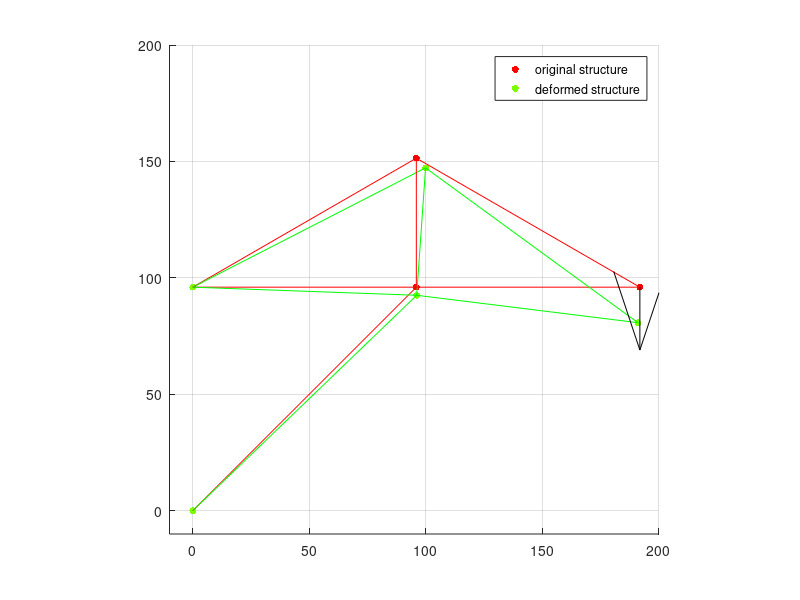

This figure's MATLAB source:
%% Problem Statement
%
% <<ProblemStatement.jpg>>

clc
clear all

%% Connectivity table, node coordinate matricies, and problem setup

connect = [1 3;
           2 3;
           2 4;
           3 4;
           3 5;
           4 5]; %connectivity table defining 2d trusses

node_coordinates = [0 0;
          0 96;
          96 96;
          96 151.4
          192 96]; %coordinate table of node locations
      
stationary_DOF = [1 2 3 4]; %vector of constrained DOF numbers
F = [0 0 0 0 0 -500]'; %left DOFs 1-4 out since those are unknown reactions
scale = 150; %displacement scale so we can plot the results later

DOF = 2; %degrees of freedom per node
E = 2e6; %modulus of elasticity (Southern Pine)
A = 1.75*3.5; %cross-sectional area of a truss

%% Calculation of element stiffness matrix and population of global stiffness matrix

num_nodes = size(node_coordinates, 1);
k_global = zeros(num_nodes*DOF);%initialization of empty global stiffness matrix
T = zeros(size(connect, 1), 4);
DOF_ids = zeros(4, size(connect, 1));

for i = 1:size(connect, 1)
    element_node1 = connect(i, 1); %transforms global node into node numbers relative to element
    element_node2 = connect(i, 2);
    
    %pick x coordinates of truss out of node coordinate matrix
    x1 = node_coordinates(element_node1, 1);
    x2 = node_coordinates(element_node2, 1);
    
    %pick y coordinates of truss out of node coordinate matrix
    y1 = node_coordinates(element_node1, 2);
    y2 = node_coordinates(element_node2, 2);
    
    truss_length = sqrt((x2-x1)^2 + (y2-y1)^2); %truss length
    C = (x2-x1)/truss_length; %cosine of truss defining angle
    S = (y2-y1)/truss_length; %sine of truss defining angle
    
    %DOF of nodes associated with truss
    DOFaddress = [(element_node1*2)-1 (element_node1*2) (element_node2*2)-1 (element_node2*2)];
    
    k_local = (A*E/truss_length)*[C^2 C*S -C^2 -C*S;
                                    C*S S^2 -C*S -S^2;
                                   -C^2 -C*S C^2 C*S;
                                   -C*S -S^2 C*S S^2]; %local stiffness matrix
    
                               
    T(i,:) = E/truss_length*[-C -S C S]; %rotation matrix for solving for stresses later
    DOF_ids(:,i) = DOFaddress'; %ids of DOFs associated with this truss
    
    for i = 1:4 %adds local stiffness matrix to global stiffness matrix
        for j = 1:4
            globalIn1 = DOFaddress(i);
            globalIn2 = DOFaddress(j);
            k_global(globalIn1, globalIn2) = k_global(globalIn1, globalIn2)+k_local(i, j);
        end
    end
    
end

%% Reducing global stiffness matrix

dim = num_nodes*2-length(stationary_DOF);
k_reduced = zeros(dim); %initialized reduced stiffness matrix
DOFfree = ones(1, num_nodes*2); %initialize mask indicating free DOFs

%populate mask as appropriate
for i = 1:length(stationary_DOF)
    DOFfree(stationary_DOF) = 0;
end

a = 1;
b = 1;
%reduce global stiffness matrix according to mask
for i = 1:length(DOFfree)
    for j = 1:length(DOFfree)
        
        if (DOFfree(i) && DOFfree(j))
            k_reduced(a,b)=k_global(i,j);
            if (a == b)
                U_label(a) = i;
            end
            b = b+1;
            if (b > dim)
               b = 1;
               a = a+1;
            end
        end
        
    end
end
U_label = U_label';
k_reduced

%% Solving simultaneous equations for unconstrained displacements
U = (inv(k_reduced)*F);
U = [0; 0; 0; 0; U]

%% Post-processing
%% Calculate force vector (including reactions)

force_vector = k_global*U

%% Calculate stress in each element

%displacements associated with each truss in matrix form
truss_displacements = zeros(4, 6);

%populate it according the the nodes each truss is connected to
for i=1:size(DOF_ids, 1)
    for j=1:size(DOF_ids, 2)
        truss_displacements(i, j) = U(DOF_ids(i,j));
    end
end

stress = diag(T*truss_displacements)

%% Calculate strain in each element

strain = stress/E

%% Plot original and deformed structure
U = U(length(stationary_DOF)+1:end) * scale;
newNodeCo = node_coordinates;

%increment original node coordinates by displacements
for i = 1:length(U_label)
    if (~mod(U_label(i),2))
        node = U_label(i)/2;
        newNodeCo(node,2) = newNodeCo(node,2) + U(i);
    else
        node = ceil(U_label(i)/2);
        newNodeCo(node,1) = newNodeCo(node,1) + U(i);
    end
end
dotSize = 25;

%plot structures
pbaspect([1 1 1])
hold on
xlim([-10, 200])
ylim([-10, 200])
grid()

%plot nodes just for fun
scatter(node_coordinates(:,1),node_coordinates(:,2),dotSize,[1 0 0],'filled')
scatter(newNodeCo(:,1),newNodeCo(:,2),dotSize,[.49 .99 0],'filled')

%plot each truss
for i = 1:size(connect, 1)
   element_node1 = connect(i, 1);
   element_node2 = connect(i, 2);
   X = [node_coordinates(element_node1,1), node_coordinates(element_node2,1)];
   Y = [node_coordinates(element_node1,2), node_coordinates(element_node2,2)];
   line(X,Y,'Color', 'red')
   X = [newNodeCo(element_node1,1), newNodeCo(element_node2,1)];
   Y = [newNodeCo(element_node1,2), newNodeCo(element_node2,2)];
   line(X,Y,'Color', 'green')
end
quiver(node_coordinates(end, 1), node_coordinates(end, 2), 0, -30, 'Color', 'k', 'MaxHeadSize', 0.75)
legend('original structure', 'deformed structure')


          
          
          
          